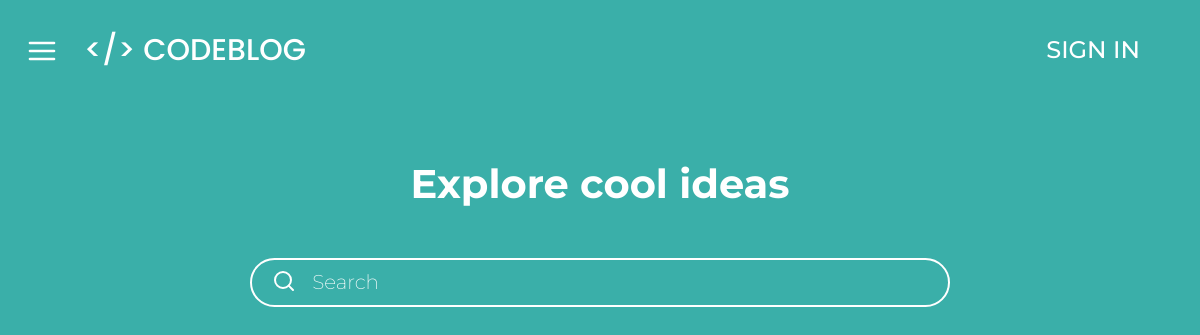
/ideas/, run on an earlier commit of the app's database.
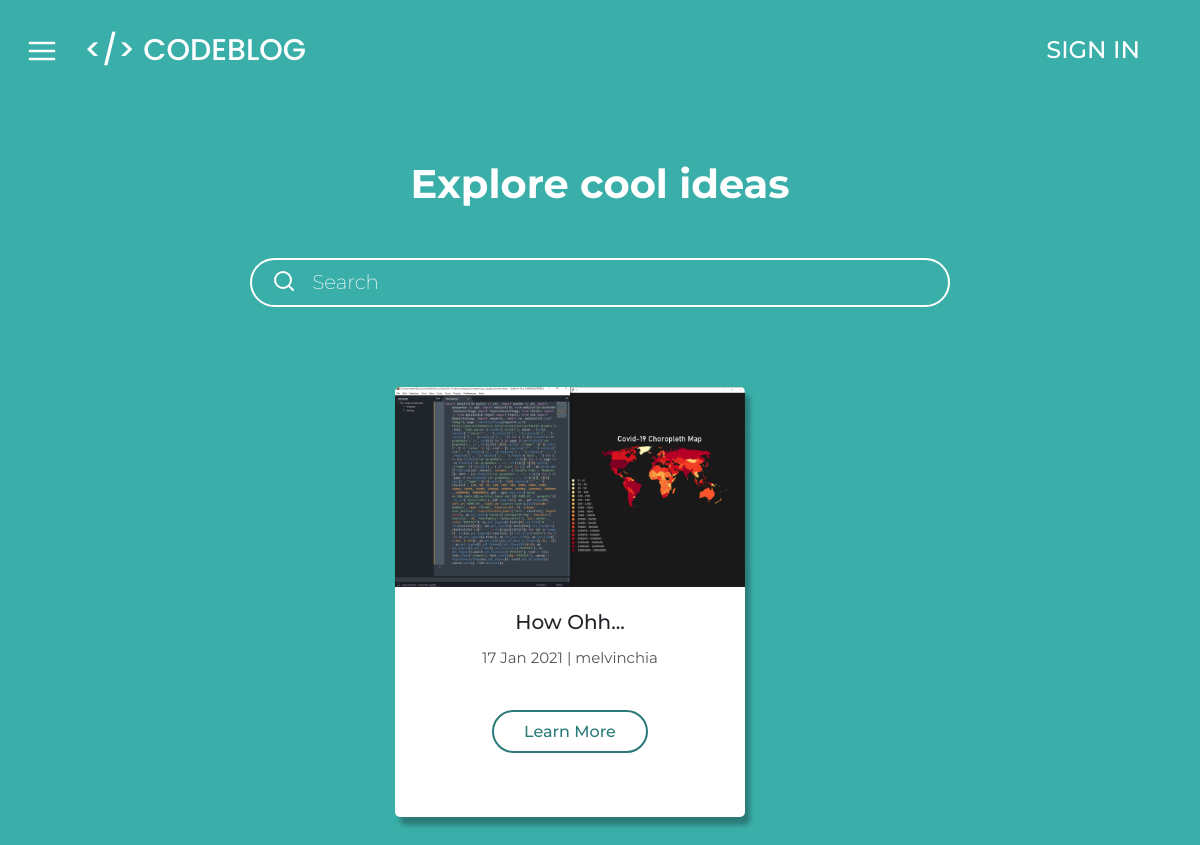
And on a later commit of the database.
### ideas/models.py (models this page shows, shortened)
class Post(models.Model):
	title = models.CharField(max_length=50)
	description = models.TextField(max_length=100, default='No Description')
	date_posted = models.DateTimeField(default=timezone.now)
	author = models.ForeignKey(User, on_delete=models.CASCADE)
	url = models.URLField(max_length=100, default='No Url')
	image = models.ImageField(upload_to=user_directory_path, default='No Image')

### ideas/views.py (the view)
# urls.py: path('', views.home, name='code-syntax-highlight'),
def home(request):
	posts = Post.objects.all()
	return render(request, 'ideas/main.html', {'posts': posts})

### ideas/templatetags/getdatetime.py (called while the page is built)
@register.simple_tag
def getdatetime(o):
	return o.strftime('%d %b %Y')

### ideas/templates/ideas/main.html (shortened to what this page needs)
{% include 'base/navbar.html' %}
{% load getdatetime %}
{% load static %}
<!DOCTYPE html>
<html>
<head>
	<link href="https://cdn.jsdelivr.net/npm/bootstrap@5.0.0-beta1/dist/css/bootstrap.min.css" rel="stylesheet">
	<link rel="stylesheet" type="text/css" href='{% static "ideas/main.css" %}'>
</head>
<body>
	<div class='center-container'>
		<h1 class='title-text'>Explore cool ideas</h1>
		<div class='searchbox-container'>
			<i data-feather='search' class='search-box-icon'></i>
			<input type='text' class='search-box' placeholder='Search'>
		</div>
		<div class='posts-container'>
			{% for post in posts %}
				<div class='post-card'>
					<div class='post-card-wrapper'>
						<img src='{{ post.image.url }}' class='post-thumbnail'>
						<div class='post-title'>{{ post.title }}</div>
						{% getdatetime post.date_posted as date %}
						<div class='metadata'>{{ date }} | {{ post.author }}</div>
						<a class='learn-more' href='#'>Learn More</a>
					</div>
				</div>
			{% endfor %}
		</div>
	</div>
</body>
</html>

### base/templates/base/navbar.html (shortened to what this page needs)
{% load static %}
<link href="https://cdn.jsdelivr.net/npm/bootstrap@5.0.0-beta1/dist/css/bootstrap.min.css" rel="stylesheet">
<link rel="stylesheet" type="text/css" href='{% static "base/navbar.css" %}'>
{% block navbar %}
	<nav class='cb-nav fixed-top'>
		<div class='navbrand-wrapper'>
			<button class='collapse-btn'><span class='collapse-icon' data-feather='menu'></span></button>
			<a class='navbar-brand' href="{% url 'home' %}">&#60;/&#62; CODEBLOG</a>
		</div>
		<ul class="nav navbar-right">
			<li>
				<a href='#' class='login-link'>SIGN IN</a>
			</li>
		</ul>
	</nav>
{% endblock %}

### base/static/base/navbar.css (style rules this page uses)
body { margin: 0; padding: 0; }
.cb-nav { background: rgba(255,255,255,0); transition: background-color 0.5s ease 0s, width 0.5s ease 0s, height 0.5s ease 0s; height: 100px; width: 100%; }
.navbrand-wrapper { height: 100px; width: 100%; display: grid; grid-template-columns: auto auto; justify-content: left; align-items: center; }
.navbar-brand { color: white; font-family: 'Poppins', sans-serif; font-size: 2.5vw !important; font-weight: 500; transition: color 0.5s ease 0s, margin-top 0.5s ease 0s, margin-bottom 0.5s ease 0s; position: relative; display: inline-block; padding: 0 !important; margin-left: 20px }
.collapse-btn { background: none; border-style: none; position: relative; display: none; height: 32px; margin-left: 20px }
.collapse-icon { color: white; width: 32px; height: 32px }
.navbar-right { margin-right: 4em; margin-top: 0.4em; transition: margin-top 0.5s ease 0s }
.login-link { font-family: 'Montserrat', sans-serif; color: white; text-decoration: none; font-size: 24px; transition: color 0.5s ease 0s; display: block; font-weight: 500; position: absolute; top: 50%; transform: translateY(-50%); right: 60px }
@media all and (max-width: 1441px) { .collapse-btn { display: inline-block; } }

### ideas/static/ideas/main.css (style rules this page uses)
body { background: #3AAFA9; overflow: none; }
.center-container { margin-top: 10em; text-align: center; }
.title-text { color: white; font-family: 'Montserrat', sans-serif; margin-bottom: 50px; font-weight: 700; font-size: 40px }
.search-box-icon { color: white; margin-top: -3px; }
.searchbox-container { border: 2px solid white; width: 700px; margin: 0 auto; text-align: left; padding: 0 0 5px 20px; border-radius: 50px; }
.search-box { outline-style: none; outline: none; border: none; height: 40px; width: 610px; background-color: rgba(0, 0, 0, 0); border-radius: 10px; margin-left: 10px; font-size: 20px; position: relative; top: 2px; font-family: 'Montserrat', sans-serif; font-weight: 200; color: white; }
.posts-container { display: grid; grid-template-columns: auto auto auto; align-items: center; grid-column-gap: 30px; grid-row-gap: 30px; justify-content: center; margin-top: 80px; margin-bottom: 40px; }
.post-card-wrapper { position: relative; height: 430px; }
.post-thumbnail { width: 350px; border-radius: 5px 5px 0 0; height: 200px; }
.post-card { background: white; width: 350px; height: 430px; border-radius: 5px; box-shadow: 5px 8px 5px #2B7A78; }
.post-title { font-family: 'Montserrat', sans-serif; font-weight: 500; font-size: 20px; padding-top: 10px; margin: 10px 30px; }
.metadata { color: #555555; font-family: 'Montserrat', sans-serif; font-size: 15px; margin-top: 10px; margin-bottom: 50px; }
.learn-more { border: 2px solid #2B7A78; border-radius: 50px; text-decoration: none; padding: 10px 30px; color: #2B7A78; font-family: 'Montserrat', sans-serif; font-weight: 500; transition: 0.1s; transition-timing-function: ease-in; }

What changed in the data, as far as the page shows it:
added Post: image (picture), title "How Ohh...", date_posted "17 Jan 2021", author "melvinchia"
